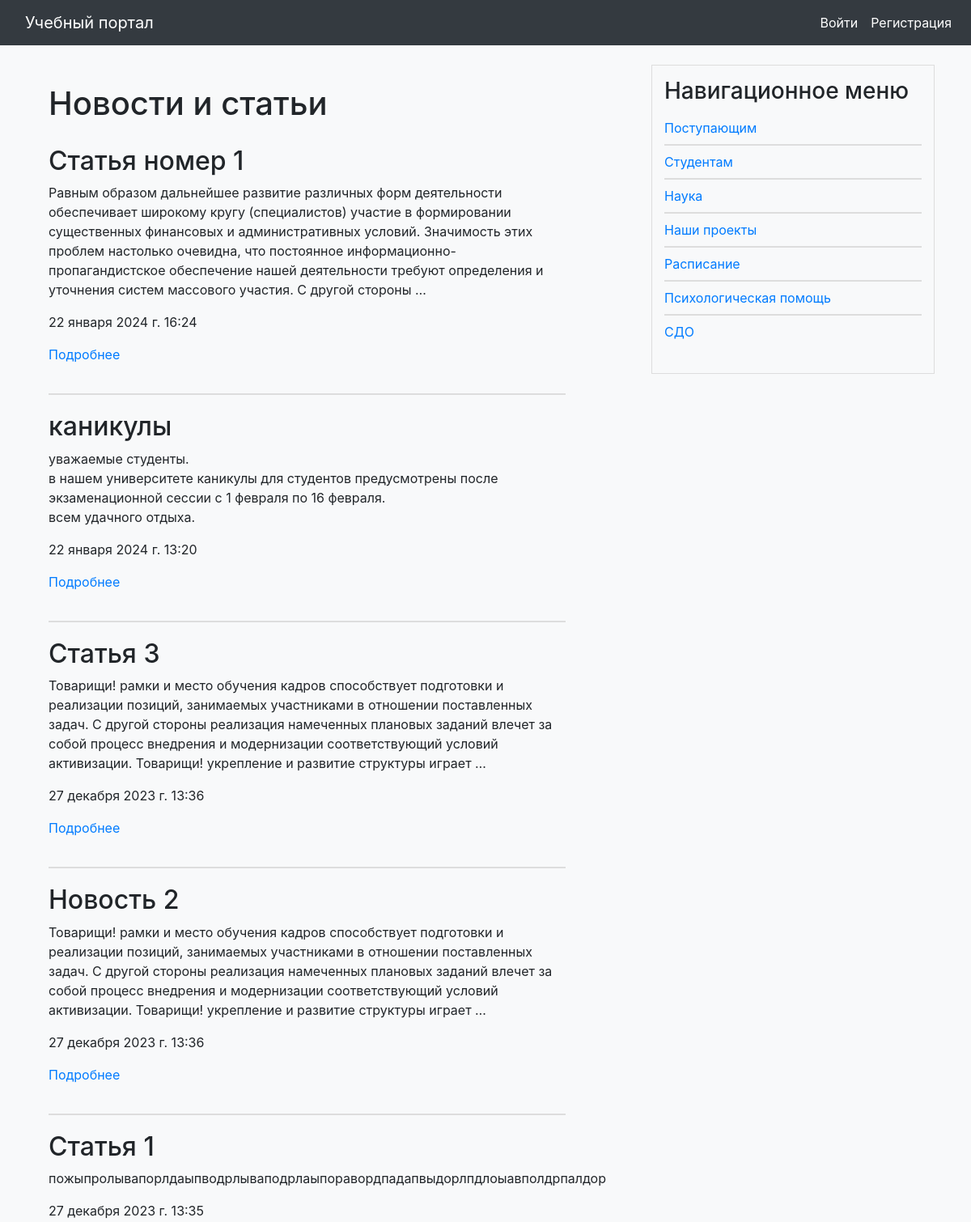
The app's page / (upper part), older data.
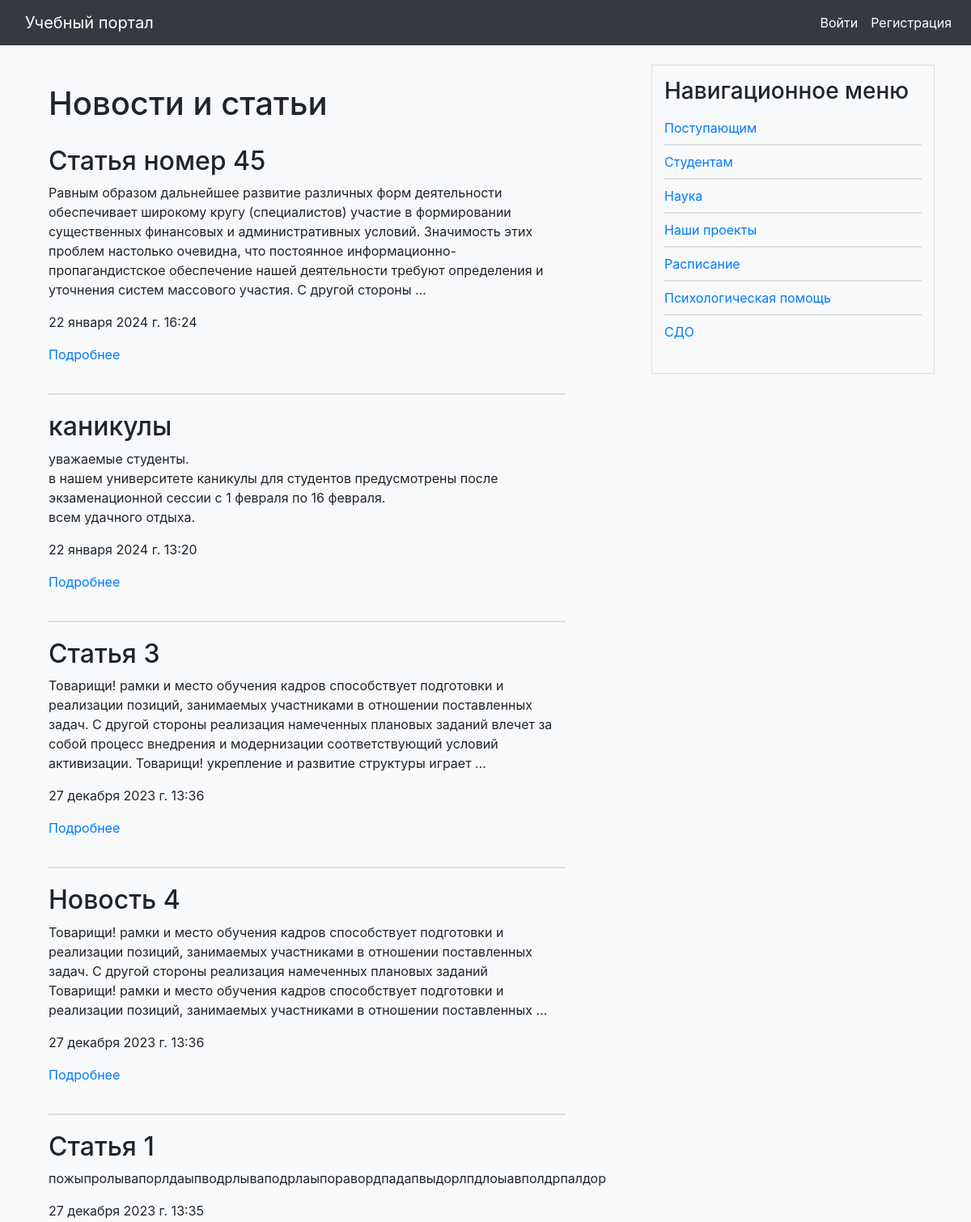
The same page, newer data.
### portal/models.py (models this page shows, shortened)
class ArticlesAndNews(models.Model):
    class Status(models.IntegerChoices):
        DRAFT = 0, 'Черновик'
        PUBLISHED = 1, 'Опубликовано'
    class Meta:
        verbose_name = 'Статьи и новости'
        verbose_name_plural = 'Статьи и новости'
        ordering = ['-time_create']
        indexes = [
            models.Index(fields=['-time_create']),
        ]
    title = models.CharField(max_length=255, verbose_name='Заголовок')
    slug = models.SlugField(max_length=255, unique=True, db_index=True, verbose_name='Slug',
                            validators=[
                                MinLengthValidator(5, message="Минимум 5 символов"),
                                MaxLengthValidator(100, message="Максимум 100 символов")
                            ])
    file = models.FileField(upload_to='file/%Y/%m/%d/', default=None,
                            blank=True, null=True, verbose_name='Файлы')
    photo = models.ImageField(upload_to='photos/%Y/%m/%d/', default=None,
                              blank=True, null=True, verbose_name='Фото')
    content = models.TextField(blank=True, verbose_name='Текст статьи')
    time_create = models.DateTimeField(auto_now_add=True, verbose_name='Время создания')
    time_update = models.DateTimeField(auto_now=True, verbose_name='Время изменения')
    is_published = models.BooleanField(choices=tuple(map(lambda x: (bool(x[0]), x[1]), Status.choices)),
                                       default=Status.DRAFT, verbose_name="Статус")
    cat = models.ForeignKey('Category', on_delete=models.PROTECT, related_name='posts', verbose_name='Категории',
                            default=None)
    objects = models.Manager()
    published = PublishedManager()
    def get_absolute_url(self):
        return reverse('post', kwargs={'post_slug': self.slug})

### portal/views.py (the view)
# urls.py: path('', views.PortalHome.as_view(), name='home'),
class PortalHome(ListView):
    model = ArticlesAndNews
    template_name = 'portal/index.html'
    context_object_name = 'posts'
    extra_context = {
        'title': 'Главная страница'
    }
    def get_queryset(self):
        return ArticlesAndNews.published.all()

### portal/context_processors.py (called while the page is built)
def get_portal_context(request):
    navigate = ShowInfo.objects.all()
    return {'navigate': navigate}

### portal/models.py (called while the page is built)
    def get_queryset(self):
        return super().get_queryset().filter(is_published=ArticlesAndNews.Status.PUBLISHED)

    def get_absolute_url(self):
        return reverse('show_info', kwargs={'info_slug': self.slug})

### portal/templates/portal/index.html (shortened to what this page needs)
{% extends 'base.html' %}
{% block content %}
<div class="container mt-4 content">
    <div class="row">
        <div class="col-md-11">
            <h1>Новости и статьи</h1>
            <ul class="article-list">
                {% for p in posts %}
                <li class="article-list-item">
                    <div class="article-content">
                        <h2>{{ p.title }}</h2>
                        <div class="article-text">
                            {% autoescape off %}
                            {{p.content|linebreaks|truncatewords:40}}
                            {% endautoescape %}
                            <p>{{ p.time_create }}</p>
                        </div>
                        <p><a href="{{ p.get_absolute_url }}">Подробнее</a></p>
                    </div>
                </li>
                {% endfor %}
            </ul>
        </div>
    </div>
</div>
{% endblock %}

Row changes from the older to the newer data that the page shows:
changed ArticlesAndNews: title "Статья номер 1" → "Статья номер 45"
changed ArticlesAndNews: title "Новость 2" → "Новость 4"; content "…реализация намеченных плановых заданий влечет за собой процесс внедрения и модернизации соответствующий условий активизации. Товарищи! укрепление и развитие структуры играет …" → "…реализация намеченных плановых заданий Товарищи! рамки и место обучения кадров способствует подготовки и реализации позиций, занимаемых участниками в отношении поставленных …"
